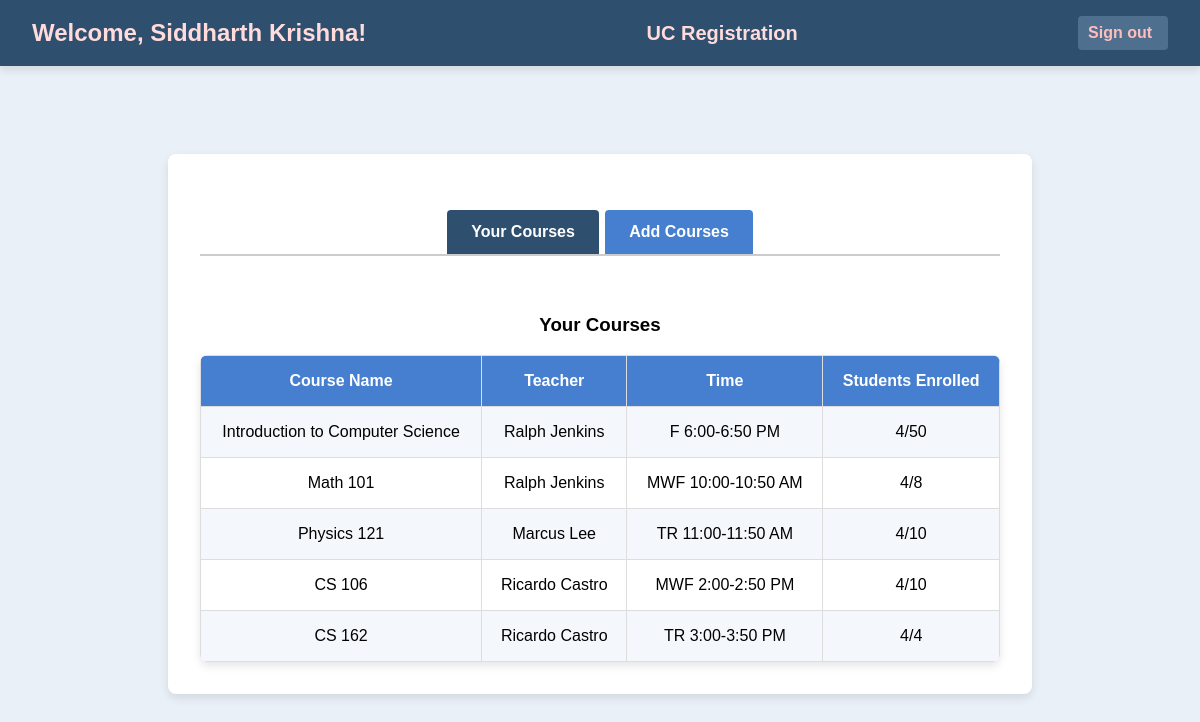
/student/courses (signed in), run on the app's committed database.
### app.py (models this page shows, shortened)
class User(UserMixin, db.Model):
    id = db.Column(db.Integer, primary_key=True)
    username = db.Column(db.String(150))
    password = db.Column(db.String(150))
    role = db.Column(db.String(50))

class Course(db.Model):
    id = db.Column(db.Integer, primary_key=True)
    course_code = db.Column(db.String(10))
    course_name = db.Column(db.String(100))
    capacity = db.Column(db.Integer)
    teacher_id = db.Column(db.Integer, db.ForeignKey('user.id'))
    teacher = db.relationship('User', backref='teaching_courses', foreign_keys=[teacher_id])
    time = db.Column(db.String(50))
    enrolled_count = db.Column(db.Integer, default=0)

### app.py (the view)
@app.route('/student/courses')
@login_required
def student_courses():
    if current_user.role != 'student':
        flash("Access denied: Only students can view this page.", "danger")
        return redirect(url_for('login'))  # Redirect to login if not a student
    courses = db.session.query(
        Course.id.label("id"),                 # Course ID
        Course.course_name.label("course_name"),  # Course Name
        User.username.label("teacher"),        # Teacher's Username
        Course.time.label("time"),             # Course Timing
        Course.enrolled_count.label("enrolled_count"),  # Students Enrolled
        Course.capacity.label("capacity")      # Maximum Students
    ).join(User, Course.teacher_id == User.id).all()
    enrolled_course_ids = [enrollment.course_id for enrollment in Enrollment.query.filter_by(user_id=current_user.id).all()]
    return render_template('student_courses.html', courses=courses, enrolled_course_ids=enrolled_course_ids)

### app.py (called while the page is built)
@login_manager.user_loader
def load_user(user_id):
    return User.query.get(int(user_id))

### templates/student_courses.html (shortened to what this page needs)
<!DOCTYPE html>
<html lang="en">
<head>
    <link rel="stylesheet" href="{{ url_for('static', filename='styles.css') }}">
</head>
<body>
    <div class="header">
        <div class="header-content">
            <div class="welcome-container">
                <h1>Welcome, {{ current_user.username }}!</h1>
            </div>
            <div class="university-container">
                <h2>UC Registration</h2>
            </div>
            <div class="logout-container">
                {% if current_user.role == 'student' %}
                    <a href="{{ url_for('student_logout') }}" class="sign-out">Sign out</a>
                {% elif current_user.role == 'teacher' %}
                    <a href="{{ url_for('teacher_logout') }}" class="sign-out">Sign out</a>
                {% endif %}
            </div>
        </div>
    </div>
    <div class="container">
        <div class="tabs">
            <a href="#your-courses" class="tab-button active">Your Courses</a>
            <a href="#add-courses" class="tab-button">Add Courses</a>
        </div>
        <div id="your-courses" class="tab-content active">
            <h3>Your Courses</h3>
            <table>
                <tr>
                    <th>Course Name</th>
                    <th>Teacher</th>
                    <th>Time</th>
                    <th>Students Enrolled</th>
                </tr>
                {% for course in courses %}
                    {% if course.id in enrolled_course_ids %}
                        <tr>
                            <td>{{ course.course_name }}</td>
                            <td>{{ course.teacher }}</td>
                            <td>{{ course.time }}</td>
                            <td>{{ course.enrolled_count }}/{{ course.capacity }}</td>
                        </tr>
                    {% endif %}
                {% endfor %}
            </table>
        </div>
    </div>
</body>
</html>

### static/styles.css (style rules this page uses)
body { font-family: Arial, sans-serif; background-color: #e9f0f7; margin: 0; display: flex; justify-content: center; align-items: center; min-height: 100vh; }
.container { max-width: 800px; width: 100%; background-color: #ffffff; padding: 2rem; border-radius: 8px; box-shadow: 0px 4px 10px rgba(0, 0, 0, 0.1); text-align: center; margin: 5rem auto 2rem; }
.header { width: 100%; background-color: #2f4f6f; color: #fff; padding: 1rem 0; display: flex; justify-content: center; align-items: center; box-shadow: 0px 4px 8px rgba(0, 0, 0, 0.1); position: fixed; top: 0; left: 0; z-index: 10; margin-bottom: 20px; }
.header-content { display: flex; justify-content: space-between; align-items: center; max-width: 1200px; width: 100%; padding: 0 2rem; }
.header h1, .header h2 { margin: 0; color: #ffdbdb; }
.header h1 { font-size: 1.5rem; margin-right: 20px; }
.header h2 { font-size: 1.25rem; margin-right: 20px; }
.logout-container { display: flex; align-items: center; }
.sign-out { color: #ffbdbd; text-decoration: none; font-weight: bold; padding: 0.5rem 1rem; border-radius: 4px; background-color: #4f6f8f; padding-left: 10px; }
.tabs { display: flex; justify-content: center; margin: 1.5rem 0; border-bottom: 2px solid #ccc; }
.tab-button { padding: 0.8rem 1.5rem; background-color: #467fcf; color: #fff; border: none; border-radius: 4px 4px 0 0; cursor: pointer; font-weight: bold; margin: 0 0.2rem; transition: background-color 0.3s ease; text-decoration: none; }
.tab-button.active { background-color: #2f4f6f; }
table { width: 100%; border-collapse: collapse; margin-top: 1rem; text-align: center; border-radius: 8px; overflow: hidden; box-shadow: 0px 4px 8px rgba(0, 0, 0, 0.1); }
th, td { border: 1px solid #ddd; padding: 1rem; }
th { background-color: #467fcf; color: #fff; font-weight: bold; }
tr:nth-child(even) { background-color: #f4f8fc; }
.tab-content { display: none; }
.tab-content.active { display: block; padding-top: 1rem; }

### data on the page
User: username "Siddharth Krishna"
Course: course_name "Introduction to Computer Science", teacher "Ralph Jenkins", time "F 6:00-6:50 PM", enrolled_count "4", capacity "50"
Course: course_name "Math 101", teacher "Ralph Jenkins", time "MWF 10:00-10:50 AM", enrolled_count "4", capacity "8"
Course: course_name "Physics 121", teacher "Marcus Lee", time "TR 11:00-11:50 AM", enrolled_count "4", capacity "10"
Course: course_name "CS 106", teacher "Ricardo Castro", time "MWF 2:00-2:50 PM", enrolled_count "4", capacity "10"
Course: course_name "CS 162", teacher "Ricardo Castro", time "TR 3:00-3:50 PM", enrolled_count "4", capacity "4"
